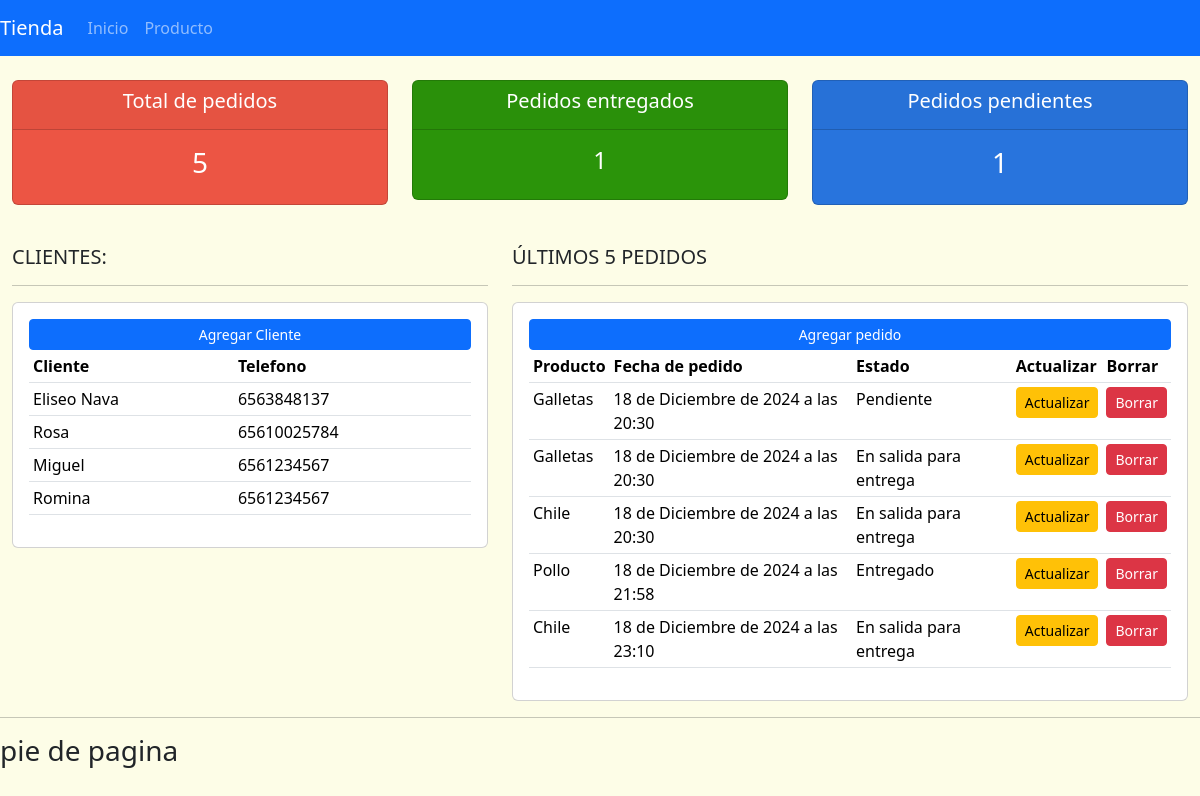
Before: / with the older database file.
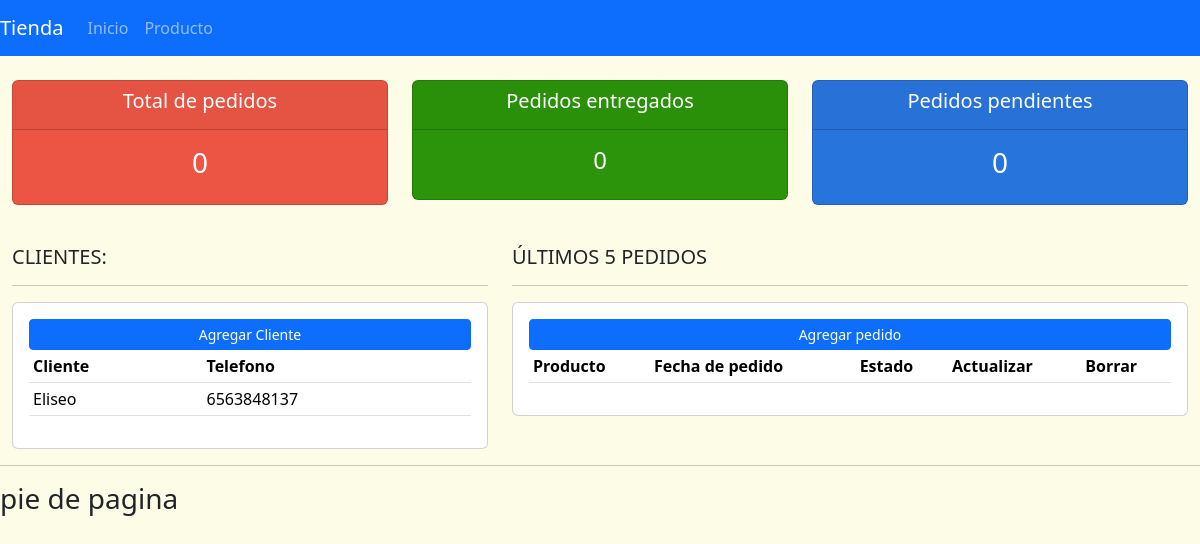
After: the same page with the newer database file.
### app_tienda/models.py (models this page shows, shortened)
class Cliente(models.Model):
	nombre = models.CharField(max_length=200, null=True)
	telefono = models.CharField(max_length=200, null=True)
	correo = models.CharField(max_length=200, null=True)
	fecha_de_creacion = models.DateTimeField(auto_now_add=True, null=True)

class Pedido(models.Model):
	ESTADO = (
			('Pendiente', 'Pendiente'),
			('En salida para entrega', 'En salida para entrega'),
			('Entregado', 'Entregado'),
			)
	Cliente = models.ForeignKey(Cliente, null=True, on_delete= models.SET_NULL)
	Producto = models.ForeignKey(Producto, null=True, on_delete= models.SET_NULL)
	estado = models.CharField(max_length=200, null=True, choices=ESTADO)
	fecha_de_creacion = models.DateTimeField(auto_now_add=True, null=True)

class Producto(models.Model):
	CATEGORIA = (
			('Interior', 'Interior'),
			('Exterior', 'Exterior'),
			)
	nombre = models.CharField(max_length=200, null=True)
	precio = models.FloatField(null=True)
	categoria = models.CharField(max_length=200, null=True, choices=CATEGORIA)
	descripcion = models.CharField(max_length=200, null=True)
	fecha_de_creacion = models.DateTimeField(auto_now_add=True, null=True)
	def __str__(self):
		return self.nombre

### app_tienda/views.py (the view)
# urls.py: path('', views.inicio, name='inicio'),
def inicio(request):
	pedidos= Pedido.objects.all()
	clientes= Cliente.objects.all()
	total_clientes= clientes.count()
	total_pedidos= pedidos.count()
	entregados= pedidos.filter(estado='Entregado').count()
	pendientes= pedidos.filter(estado='Pendiente').count()
	context = {'pedidos':pedidos,'clientes':clientes,
	'total_pedidos':total_pedidos,	'entregados':entregados,
	'pendientes':pendientes}
	return render(request, 'app_tienda/inicio.html', context)

### app_tienda/templates/app_tienda/inicio.html
{% extends 'app_tienda/base.html' %}
{% block contenido %}
{%include 'app_tienda/estadotienda.html'%}
<br>
<div class="row">
	<div class="col-md-5">
		<h5>CLIENTES:</h5>
		<hr>
		<div class="card card-body">
			<a class="btn btn-primary  btn-sm btn-block" href="">Agregar Cliente</a>
			<table class="table table-sm">
				<tr>
					<th>Cliente</th>
					<th>Telefono</th>
				</tr>
				{% for cliente in clientes  %}
				<tr>
					<td>{{ cliente.nombre }}</td>
					<td>{{ cliente.telefono }}</td>
				</tr>
				{% endfor %}
			</table>
		</div>
	</div>
	<div class="col-md-7">
		<h5>ÚLTIMOS 5 PEDIDOS</h5>
		<hr>
		<div class="card card-body">
			<a class="btn btn-primary  btn-sm btn-block" href="">Agregar pedido</a>
			<table class="table table-sm">
				<tr>
					<th>Producto</th>
					<th>Fecha de pedido</th>
					<th>Estado</th>
					<th>Actualizar</th>
					<th>Borrar</th>
				</tr>
				{% for pedido in pedidos   %}
				<tr>
					<td>{{ pedido.Producto }}</td>
					<td>{{ pedido.fecha_de_creacion }}</td>
					<td>{{ pedido.estado }}</td>
					<td><a class="btn btn-warning btn-sm" href="">Actualizar</a></td>
					<td><a class="btn btn-danger btn-sm" href="">Borrar</a></td>
				</tr>
				{% endfor %}
			</table>
		</div>
	</div>
</div>
{% endblock contenido %}

### app_tienda/templates/app_tienda/base.html (shortened to what this page needs)
{% load static %}
<!DOCTYPE html>
<html lang="en">
<head>
    <link href="https://cdn.jsdelivr.net/npm/bootstrap@5.3.3/dist/css/bootstrap.min.css" rel="stylesheet">
	<link rel="stylesheet" href="/static/css/style.css">
</head>
<body>
    {% include 'app_tienda/navbar.html' %}
     <div class="container-fluid">
       {% block contenido %}
       {% endblock contenido %}
     </div>
     <hr>
     <h3> pie de pagina</h3>
</body>
</html>

### app_tienda/templates/app_tienda/navbar.html (shortened to what this page needs)
{% load static %}
<nav class="navbar navbar-expand-lg bg-primary" data-bs-theme="dark">
      <a class="navbar-brand" href="#">Tienda</a>
      <div class="collapse navbar-collapse" id="navbarNav">
        <ul class="navbar-nav">
          <li class="nav-item active">
            <a class="nav-link" href="#">Inicio</a>
          </li>
          <li class="nav-item">
            <a class="nav-link" href="#">Producto</a>
          </li>
        </ul>
      </div>
  </nav>

### app_tienda/templates/app_tienda/estadotienda.html
<br>
<div class="row">
	<div class="col">
		<div class="col-md">
			<div class="card text-center text-white  mb-3" id="pedidos-totales">
			  	<div class="card-header">
			  		<h5 class="card-title">Total de pedidos</h5>
			  	</div>
			  	<div class="card-body">
			    	<h3 class="card-title">{{ total_pedidos }}</h3>
			  	</div>
			</div>
		</div>
	</div>
	<div class="col">
		<div class="col-md">
			<div class="card text-center text-white  mb-3" id="pedidos-entregados">
			  	<div class="card-header">
			  		<h5 class="card-title">Pedidos entregados</h5>
			  	</div>
			  	<div class="card-body">
			    	<h4 class="card-title">{{ entregados }}</h4>
			  	</div>
			</div>
		</div>
	</div>
	<div class="col">
		<div class="col-md">
			<div class="card text-center text-white  mb-3" id="pedidos-pendientes">
			  	<div class="card-header">
			  		<h5 class="card-title">Pedidos pendientes</h5>
			  	</div>
			  	<div class="card-body">
			    	<h3 class="card-title">{{pendientes}}</h3>
			  	</div>
			</div>
		</div>
	</div>
</div>

### static/css/style.css (style rules this page uses)
body { background-color: #fdfde7; }
#pedidos-totales { background-color: #ec5544; }
#pedidos-entregados { background-color: #2b940a; }
#pedidos-pendientes { background-color: #2874dd; }

Changed rows visible on the page:
removed Cliente: nombre "Rosa", telefono "65610025784"
removed Cliente: nombre "Miguel", telefono "6561234567"
removed Cliente: nombre "Romina", telefono "6561234567"
removed Pedido: Producto "Galletas", fecha_de_creacion "18 de Diciembre de 2024 a las 20:30", estado "Pendiente"
removed Pedido: Producto "Galletas", fecha_de_creacion "18 de Diciembre de 2024 a las 20:30", estado "En salida para entrega"
removed Pedido: Producto "Chile", fecha_de_creacion "18 de Diciembre de 2024 a las 20:30", estado "En salida para entrega"
removed Pedido: Producto "Pollo", fecha_de_creacion "18 de Diciembre de 2024 a las 21:58", estado "Entregado"
removed Pedido: Producto "Chile", fecha_de_creacion "18 de Diciembre de 2024 a las 23:10", estado "En salida para entrega"
changed Cliente: nombre "Eliseo Nava" → "Eliseo"
Other visible differences:
{{ total_pedidos }}: "5" → "0"
{{ entregados }}: "1" → "0"
{{ pendientes }}: "1" → "0"
